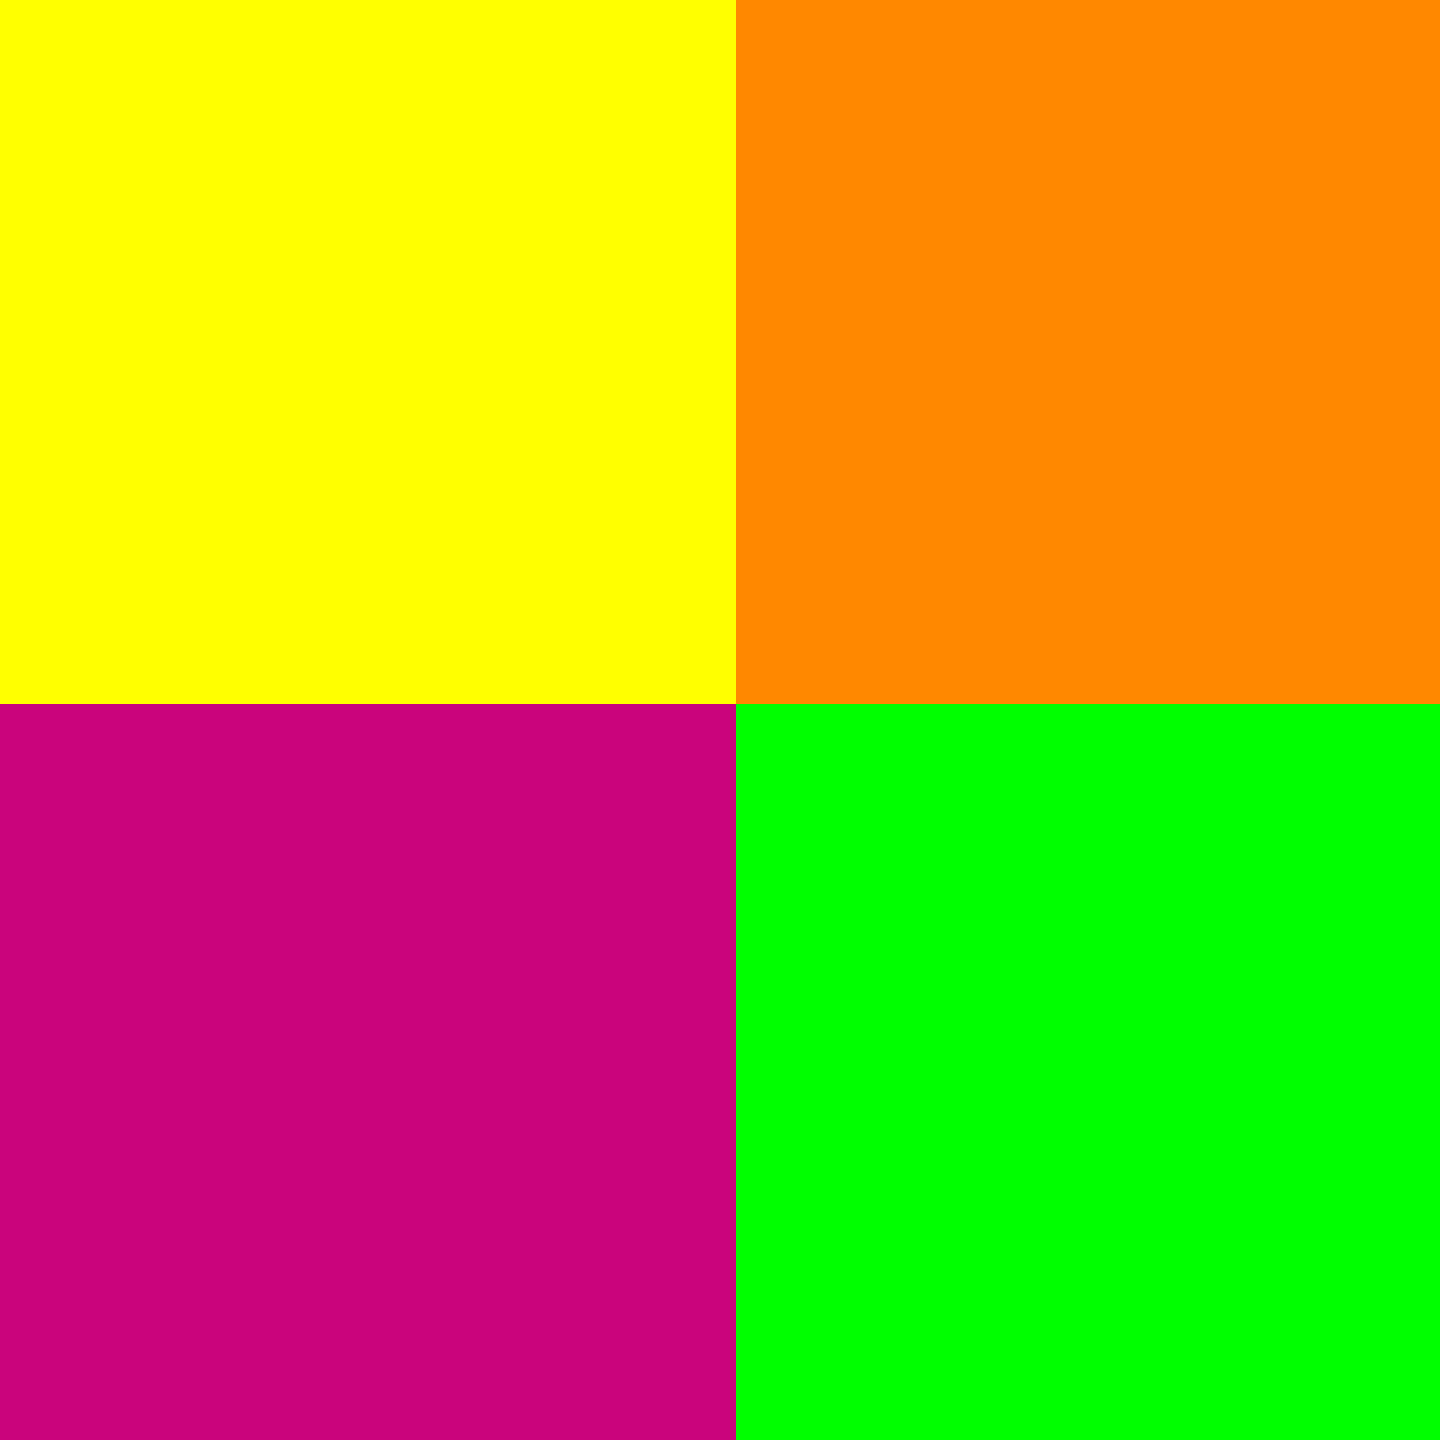

A level layout from a 2D game, rendered from its tile map. Below: a short description, then the map file with tile-grid data replaced by summaries:
An orthogonal 45x45 tile map with 32x32 px tiles, 2 tile layers (main, collision).

<map version="1.0" orientation="orthogonal" renderorder="right-up" width="45" height="45" tilewidth="32" tileheight="32" nextobjectid="1">
 <tileset firstgid="1" name="41270500_p0" tilewidth="32" tileheight="32" tilecount="128">
  <image source="41270500_p0.png" width="256" height="512" />
 </tileset>
 <layer name="main" width="45" height="45">
  <data>[2025 cells, 2025 non-empty, 4 distinct tile ids]</data>
 </layer>
 <layer name="collision" width="45" height="45" opacity="0">
  <data>[2025 cells, 28 non-empty, 1 distinct tile ids]</data>
 </layer>
</map>
